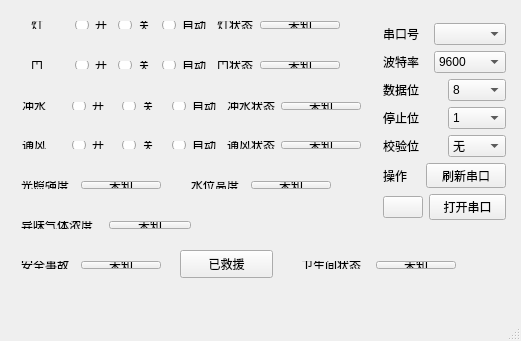
<?xml version="1.0" encoding="UTF-8"?>
<ui version="4.0">
 <class>MainWindow</class>
 <widget class="QMainWindow" name="MainWindow">
  <property name="geometry">
   <rect>
    <x>0</x>
    <y>0</y>
    <width>521</width>
    <height>341</height>
   </rect>
  </property>
  <property name="windowTitle">
   <string>智慧公共卫生间系统</string>
  </property>
  <widget class="QWidget" name="centralWidget">
   <widget class="QWidget" name="layoutWidget">
    <property name="geometry">
     <rect>
      <x>20</x>
      <y>10</y>
      <width>331</width>
      <height>30</height>
     </rect>
    </property>
    <layout class="QHBoxLayout" name="light">
     <item>
      <widget class="QLabel" name="label">
       <property name="text">
        <string>灯</string>
       </property>
      </widget>
     </item>
     <item>
      <widget class="QRadioButton" name="radioButton_light_on">
       <property name="text">
        <string>开</string>
       </property>
      </widget>
     </item>
     <item>
      <widget class="QRadioButton" name="radioButton_light_off">
       <property name="text">
        <string>关</string>
       </property>
      </widget>
     </item>
     <item>
      <widget class="QRadioButton" name="radioButton_light_auto">
       <property name="text">
        <string>自动</string>
       </property>
      </widget>
     </item>
     <item>
      <widget class="QLabel" name="label_2">
       <property name="text">
        <string>灯状态</string>
       </property>
      </widget>
     </item>
     <item>
      <widget class="QPushButton" name="key_light_state">
       <property name="text">
        <string>未知</string>
       </property>
      </widget>
     </item>
    </layout>
   </widget>
   <widget class="QWidget" name="layoutWidget">
    <property name="geometry">
     <rect>
      <x>372</x>
      <y>12</y>
      <width>145</width>
      <height>219</height>
     </rect>
    </property>
    <layout class="QVBoxLayout" name="verticalLayout">
     <item>
      <layout class="QHBoxLayout" name="horizontalLayout_2">
       <item>
        <widget class="QLabel" name="label_3">
         <property name="text">
          <string>串口号</string>
         </property>
        </widget>
       </item>
       <item>
        <widget class="QComboBox" name="comboBox_available_COM"/>
       </item>
      </layout>
     </item>
     <item>
      <layout class="QHBoxLayout" name="horizontalLayout_3">
       <item>
        <widget class="QLabel" name="label_4">
         <property name="text">
          <string>波特率</string>
         </property>
        </widget>
       </item>
       <item>
        <widget class="QComboBox" name="comboBox_baudrate">
         <item>
          <property name="text">
           <string>9600</string>
          </property>
         </item>
         <item>
          <property name="text">
           <string>115200</string>
          </property>
         </item>
        </widget>
       </item>
      </layout>
     </item>
     <item>
      <layout class="QHBoxLayout" name="horizontalLayout_4">
       <item>
        <widget class="QLabel" name="label_5">
         <property name="text">
          <string>数据位</string>
         </property>
        </widget>
       </item>
       <item>
        <widget class="QComboBox" name="comboBox">
         <item>
          <property name="text">
           <string>8</string>
          </property>
         </item>
        </widget>
       </item>
      </layout>
     </item>
     <item>
      <layout class="QHBoxLayout" name="horizontalLayout_5">
       <item>
        <widget class="QLabel" name="label_6">
         <property name="text">
          <string>停止位</string>
         </property>
        </widget>
       </item>
       <item>
        <widget class="QComboBox" name="comboBox_2">
         <item>
          <property name="text">
           <string>1</string>
          </property>
         </item>
        </widget>
       </item>
      </layout>
     </item>
     <item>
      <layout class="QHBoxLayout" name="horizontalLayout_6">
       <item>
        <widget class="QLabel" name="label_7">
         <property name="text">
          <string>校验位</string>
         </property>
        </widget>
       </item>
       <item>
        <widget class="QComboBox" name="comboBox_3">
         <item>
          <property name="text">
           <string>无</string>
          </property>
         </item>
        </widget>
       </item>
      </layout>
     </item>
     <item>
      <layout class="QHBoxLayout" name="horizontalLayout_7">
       <item>
        <widget class="QLabel" name="label_8">
         <property name="text">
          <string>操作</string>
         </property>
        </widget>
       </item>
       <item>
        <widget class="QPushButton" name="key_refresh_COM">
         <property name="text">
          <string>刷新串口</string>
         </property>
        </widget>
       </item>
      </layout>
     </item>
     <item>
      <layout class="QHBoxLayout" name="horizontalLayout_8">
       <item>
        <widget class="QPushButton" name="LED1">
         <property name="text">
          <string/>
         </property>
        </widget>
       </item>
       <item>
        <widget class="QPushButton" name="key_onoff_COM">
         <property name="text">
          <string>打开串口</string>
         </property>
        </widget>
       </item>
      </layout>
     </item>
    </layout>
   </widget>
   <widget class="QWidget" name="layoutWidget">
    <property name="geometry">
     <rect>
      <x>20</x>
      <y>50</y>
      <width>331</width>
      <height>30</height>
     </rect>
    </property>
    <layout class="QHBoxLayout" name="door">
     <item>
      <widget class="QLabel" name="label_door">
       <property name="text">
        <string>门</string>
       </property>
      </widget>
     </item>
     <item>
      <widget class="QRadioButton" name="radioButton_door_open">
       <property name="text">
        <string>开</string>
       </property>
      </widget>
     </item>
     <item>
      <widget class="QRadioButton" name="radioButton_door_close">
       <property name="text">
        <string>关</string>
       </property>
      </widget>
     </item>
     <item>
      <widget class="QRadioButton" name="radioButton_door_auto">
       <property name="text">
        <string>自动</string>
       </property>
      </widget>
     </item>
     <item>
      <widget class="QLabel" name="label_door_state">
       <property name="text">
        <string>门状态</string>
       </property>
      </widget>
     </item>
     <item>
      <widget class="QPushButton" name="key_door_state">
       <property name="text">
        <string>未知</string>
       </property>
      </widget>
     </item>
    </layout>
   </widget>
   <widget class="QPushButton" name="pushButton_accident">
    <property name="geometry">
     <rect>
      <x>180</x>
      <y>250</y>
      <width>93</width>
      <height>28</height>
     </rect>
    </property>
    <property name="text">
     <string>已救援</string>
    </property>
   </widget>
   <widget class="QWidget" name="layoutWidget">
    <property name="geometry">
     <rect>
      <x>11</x>
      <y>91</y>
      <width>361</width>
      <height>30</height>
     </rect>
    </property>
    <layout class="QHBoxLayout" name="horizontalLayout">
     <item>
      <widget class="QLabel" name="label_waterbom">
       <property name="text">
        <string>冲水</string>
       </property>
      </widget>
     </item>
     <item>
      <widget class="QRadioButton" name="radioButton_waterbom_on">
       <property name="text">
        <string>开</string>
       </property>
      </widget>
     </item>
     <item>
      <widget class="QRadioButton" name="radioButton_waterbom_off">
       <property name="text">
        <string>关</string>
       </property>
      </widget>
     </item>
     <item>
      <widget class="QRadioButton" name="radioButton_waterbom_auto">
       <property name="text">
        <string>自动</string>
       </property>
      </widget>
     </item>
     <item>
      <widget class="QLabel" name="label_waterbom_state">
       <property name="text">
        <string>冲水状态</string>
       </property>
      </widget>
     </item>
     <item>
      <widget class="QPushButton" name="key_waterbom_state">
       <property name="text">
        <string>未知</string>
       </property>
      </widget>
     </item>
    </layout>
   </widget>
   <widget class="QWidget" name="layoutWidget">
    <property name="geometry">
     <rect>
      <x>11</x>
      <y>130</y>
      <width>361</width>
      <height>30</height>
     </rect>
    </property>
    <layout class="QHBoxLayout" name="horizontalLayout_9">
     <item>
      <widget class="QLabel" name="label_wind">
       <property name="text">
        <string>通风</string>
       </property>
      </widget>
     </item>
     <item>
      <widget class="QRadioButton" name="radioButton_wind_on">
       <property name="text">
        <string>开</string>
       </property>
      </widget>
     </item>
     <item>
      <widget class="QRadioButton" name="radioButton_wind_off">
       <property name="text">
        <string>关</string>
       </property>
      </widget>
     </item>
     <item>
      <widget class="QRadioButton" name="radioButton_wind_auto">
       <property name="text">
        <string>自动</string>
       </property>
      </widget>
     </item>
     <item>
      <widget class="QLabel" name="label_wind_state">
       <property name="text">
        <string>通风状态</string>
       </property>
      </widget>
     </item>
     <item>
      <widget class="QPushButton" name="key_wind_state">
       <property name="text">
        <string>未知</string>
       </property>
      </widget>
     </item>
    </layout>
   </widget>
   <widget class="QWidget" name="layoutWidget">
    <property name="geometry">
     <rect>
      <x>10</x>
      <y>170</y>
      <width>162</width>
      <height>30</height>
     </rect>
    </property>
    <layout class="QHBoxLayout" name="horizontalLayout_10">
     <item>
      <widget class="QLabel" name="label_9">
       <property name="text">
        <string>光照强度</string>
       </property>
      </widget>
     </item>
     <item>
      <widget class="QPushButton" name="key_lightsensor_state">
       <property name="text">
        <string>未知</string>
       </property>
      </widget>
     </item>
    </layout>
   </widget>
   <widget class="QWidget" name="layoutWidget">
    <property name="geometry">
     <rect>
      <x>180</x>
      <y>170</y>
      <width>162</width>
      <height>30</height>
     </rect>
    </property>
    <layout class="QHBoxLayout" name="horizontalLayout_11">
     <item>
      <widget class="QLabel" name="label_watersensor">
       <property name="text">
        <string>水位高度</string>
       </property>
      </widget>
     </item>
     <item>
      <widget class="QPushButton" name="key_watersensor_state">
       <property name="text">
        <string>未知</string>
       </property>
      </widget>
     </item>
    </layout>
   </widget>
   <widget class="QWidget" name="layoutWidget">
    <property name="geometry">
     <rect>
      <x>10</x>
      <y>210</y>
      <width>192</width>
      <height>30</height>
     </rect>
    </property>
    <layout class="QHBoxLayout" name="horizontalLayout_12">
     <item>
      <widget class="QLabel" name="label_airsensor">
       <property name="text">
        <string>异味气体浓度</string>
       </property>
      </widget>
     </item>
     <item>
      <widget class="QPushButton" name="key_airsensor_state">
       <property name="text">
        <string>未知</string>
       </property>
      </widget>
     </item>
    </layout>
   </widget>
   <widget class="QWidget" name="layoutWidget">
    <property name="geometry">
     <rect>
      <x>10</x>
      <y>250</y>
      <width>162</width>
      <height>30</height>
     </rect>
    </property>
    <layout class="QHBoxLayout" name="horizontalLayout_13">
     <item>
      <widget class="QLabel" name="label_accident_state">
       <property name="text">
        <string>安全事故</string>
       </property>
      </widget>
     </item>
     <item>
      <widget class="QPushButton" name="key_accident_state">
       <property name="text">
        <string>未知</string>
       </property>
      </widget>
     </item>
    </layout>
   </widget>
   <widget class="QWidget" name="layoutWidget">
    <property name="geometry">
     <rect>
      <x>290</x>
      <y>250</y>
      <width>177</width>
      <height>30</height>
     </rect>
    </property>
    <layout class="QHBoxLayout" name="horizontalLayout_14">
     <item>
      <widget class="QLabel" name="label_toilet_state">
       <property name="text">
        <string>卫生间状态</string>
       </property>
      </widget>
     </item>
     <item>
      <widget class="QPushButton" name="key_toilet_state">
       <property name="text">
        <string>未知</string>
       </property>
      </widget>
     </item>
    </layout>
   </widget>
   <zorder>layoutWidget</zorder>
   <zorder>layoutWidget</zorder>
   <zorder>layoutWidget</zorder>
   <zorder>layoutWidget</zorder>
   <zorder>layoutWidget</zorder>
   <zorder>layoutWidget</zorder>
   <zorder>layoutWidget</zorder>
   <zorder>layoutWidget</zorder>
   <zorder>layoutWidget</zorder>
   <zorder>layoutWidget</zorder>
   <zorder>pushButton_accident</zorder>
  </widget>
  <widget class="QMenuBar" name="menuBar">
   <property name="geometry">
    <rect>
     <x>0</x>
     <y>0</y>
     <width>521</width>
     <height>26</height>
    </rect>
   </property>
  </widget>
  <widget class="QStatusBar" name="statusBar"/>
 </widget>
 <layoutdefault spacing="6" margin="11"/>
 <resources/>
 <connections/>
</ui>
